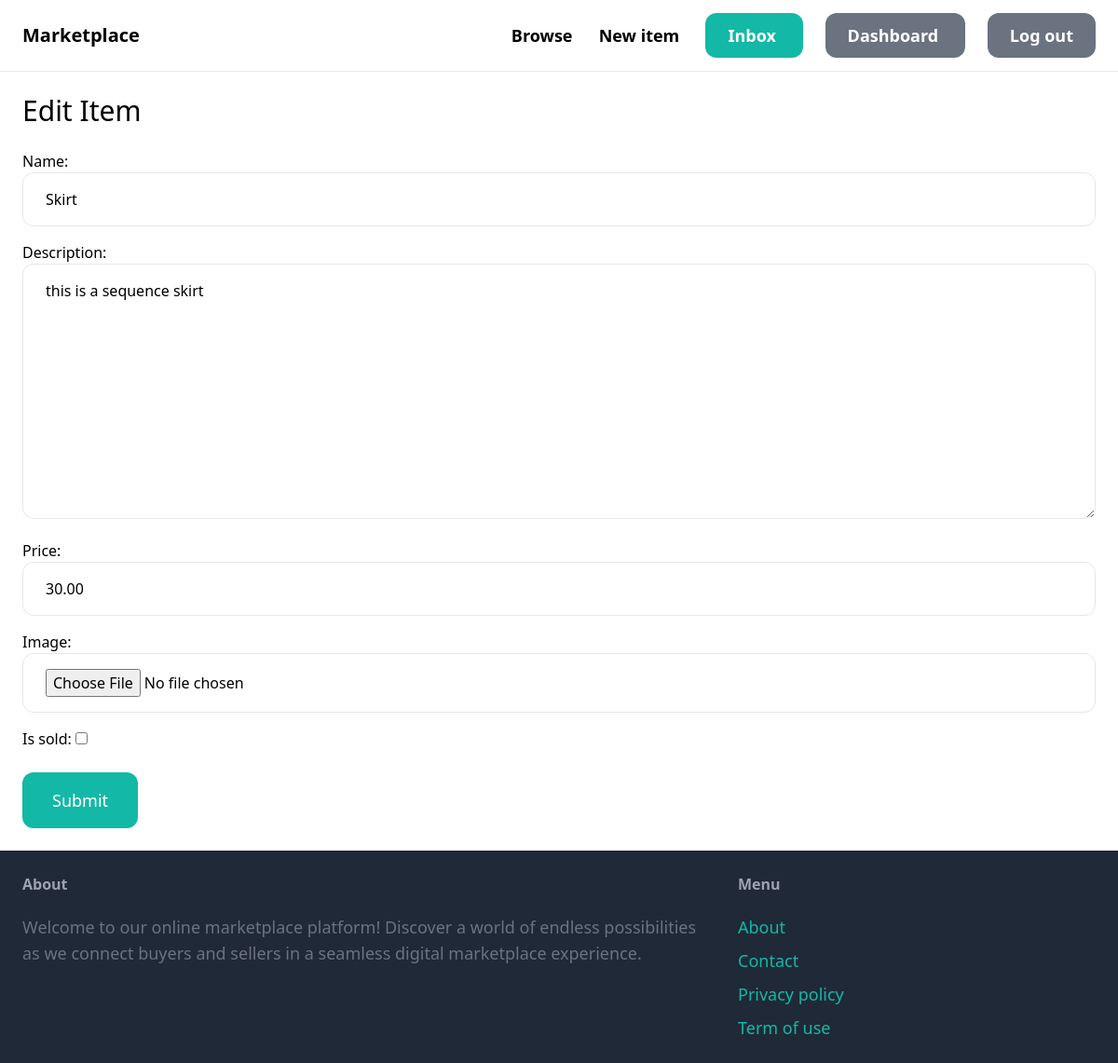
The page /items/1/edit/ (signed in) on the database its author committed.
### item/models.py (models this page shows, shortened)
class Item(models.Model):
    category= models.ForeignKey(Category,  related_name='items', on_delete=models.CASCADE)
    name = models.CharField(max_length=100)
    description = models.TextField()
    price = models.DecimalField(max_digits=10, decimal_places=2)
    image= models.ImageField(upload_to='item_images', blank=True, null=True)
    is_sold = models.BooleanField(default=False)
    created_by = models.ForeignKey(User, on_delete=models.CASCADE)
    created_at = models.DateTimeField(auto_now_add=True)
    class Meta:
        ordering = ['name',]

### item/views.py (the view)
# urls.py: path('<int:pk>/edit/', views.edit, name='edit'),
@login_required
def edit(request, pk):
    item = get_object_or_404(Item, pk=pk, created_by=request.user)
    if request.method == 'POST':
        form = EditItemForm(request.POST, request.FILES, instance=item)
        if form.is_valid():
            item.save()
            return redirect('item:detail' ,pk=item.id)
    else:
        form= EditItemForm(instance=item)
    return render(request, 'item/form.html', {
        "form":form,
        "title":"Edit Item"
    })

### item/forms.py
class EditItemForm(forms.ModelForm):
    class Meta:
        model = Item
        fields = ('name', 'description', 'price', 'image', 'is_sold')
        widgets = {
            'name':forms.TextInput(attrs={
            'class':INPUT_CLASSES
            }),
            'description':forms.Textarea(attrs={
            'class':INPUT_CLASSES
            }),
            'price':forms.TextInput(attrs={
            'class':INPUT_CLASSES
            }),
            'image':forms.FileInput(attrs={
            'class':INPUT_CLASSES
            }),
        }

### item/templates/item/form.html (shortened to what this page needs)
{% extends 'core/base.html' %}
{% block content %}
    <h1 class='mb-6 text-3xl'>{{ title }}</h1>
    <form method="post" action="." enctype="multipart/form-data">
        <div class='space-y-4'>
        {{ form.as_p }}
        </div>
         <button class="py-4 mt-6 px-8 text-lg bg-teal-500 hover:bg-teal-600 rounded-xl text-white">Submit</button>
        </form>
{% endblock %}

### rows shown on the page
Item: name "Skirt", description "this is a sequence skirt", price "30.00"

### other values the page prints
{{ title }} "Edit Item"
